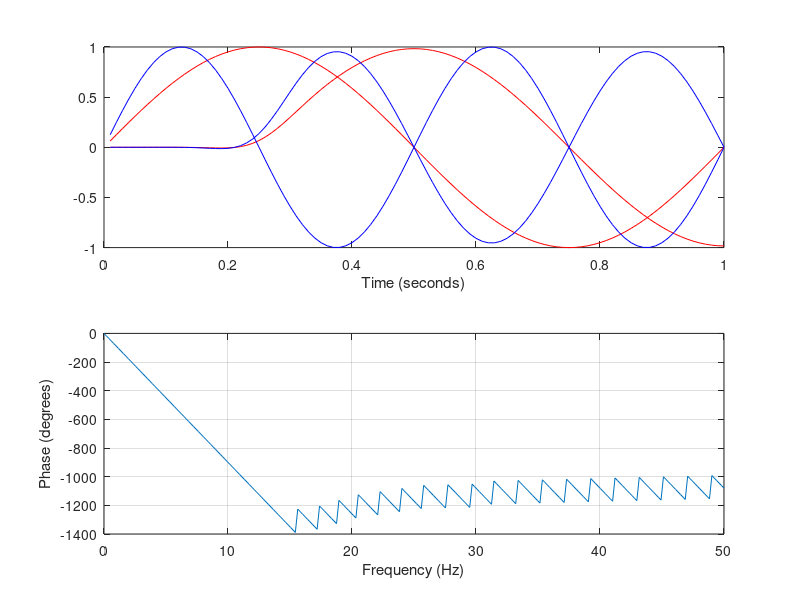

Source code (MATLAB):
Fs = 100;
t = (1:Fs)/Fs;
s1 = sin(2*pi*t*1);
s2 = sin(2*pi*t*2);
% plot(t, s1, 'r', t, s2, 'b');

fpts = [0 4 8 Fs/2]/(Fs/2);
mval = [1 1 0 0];
N = 50;
b = fir2(N, fpts, mval, chebwin(N+1));
freqz(b,1,256,Fs);


sf1 = filter(b, 1, s1);
sf2 = filter(b, 1, s2);

ax1 = subplot(2,1,1);
plot(ax1, t, s1, 'r', t, sf1, 'r', t, s2, 'b', t, sf2, 'b');
xlabel(ax1,'Time (seconds)');
% ax2 = subplot(2,1,2);
% plot(ax2, w/pi,p);
% xlabel(ax2,'Freq (Hz)');

